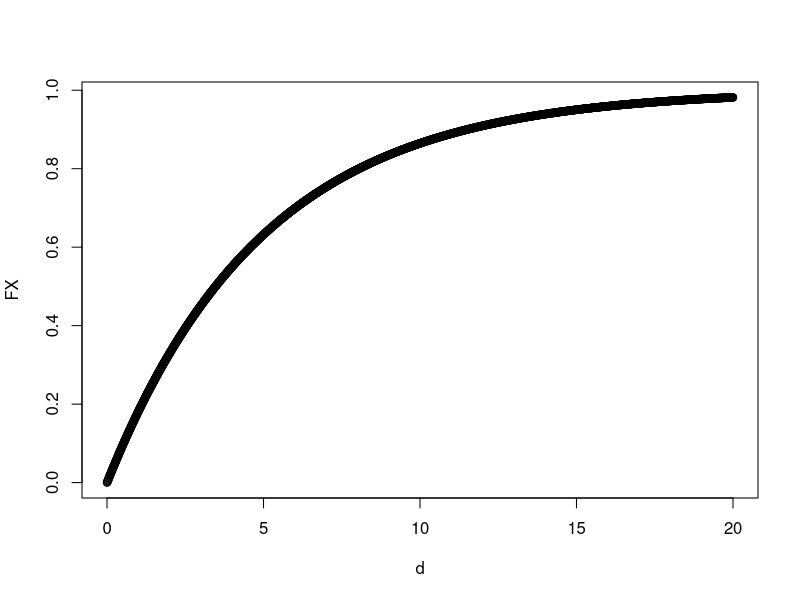
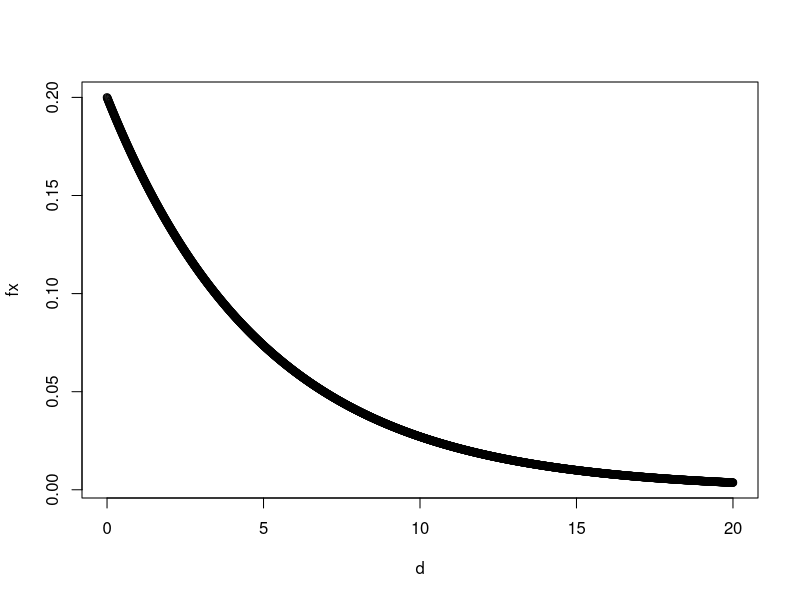
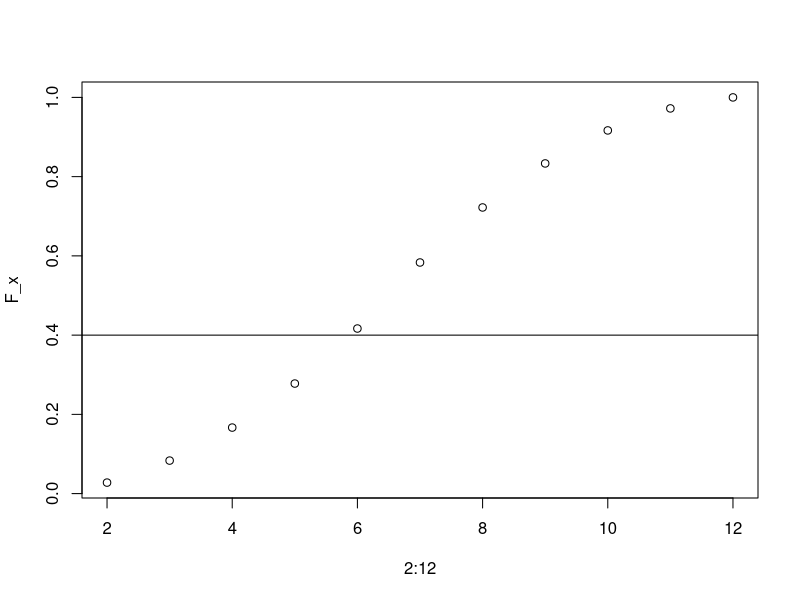
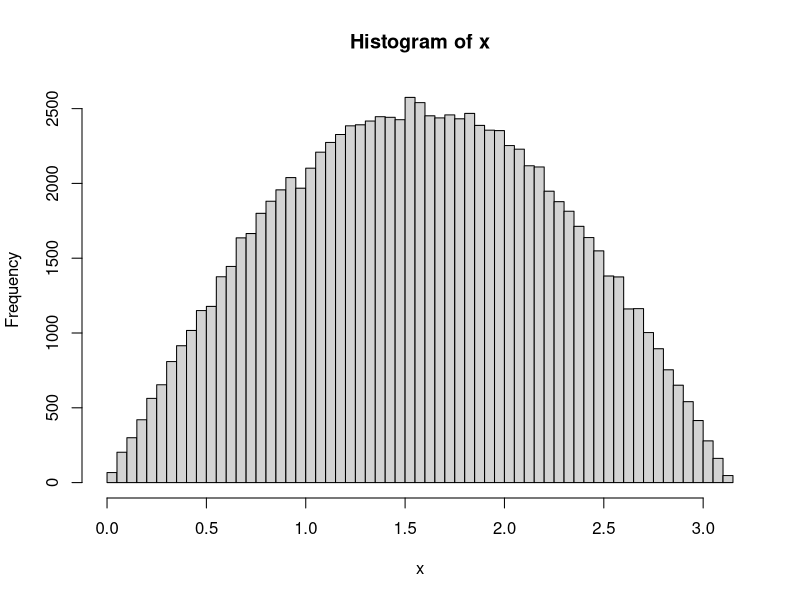
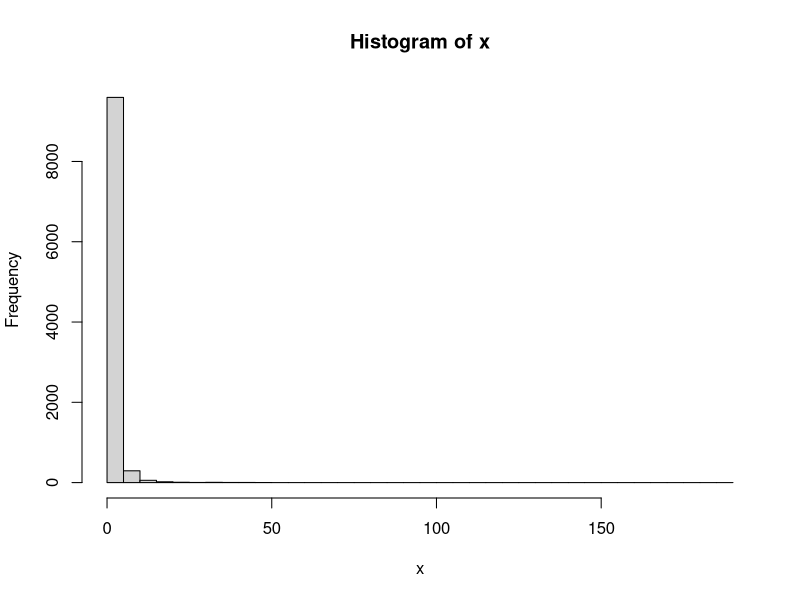
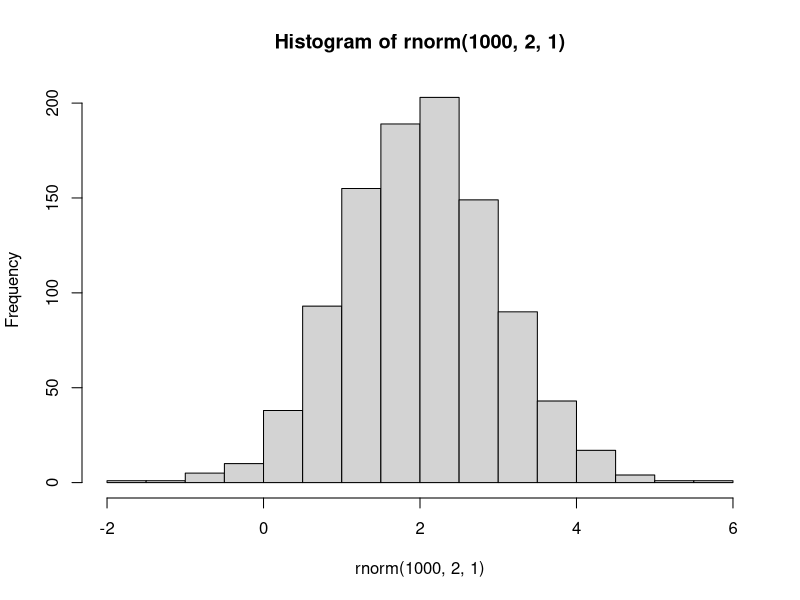
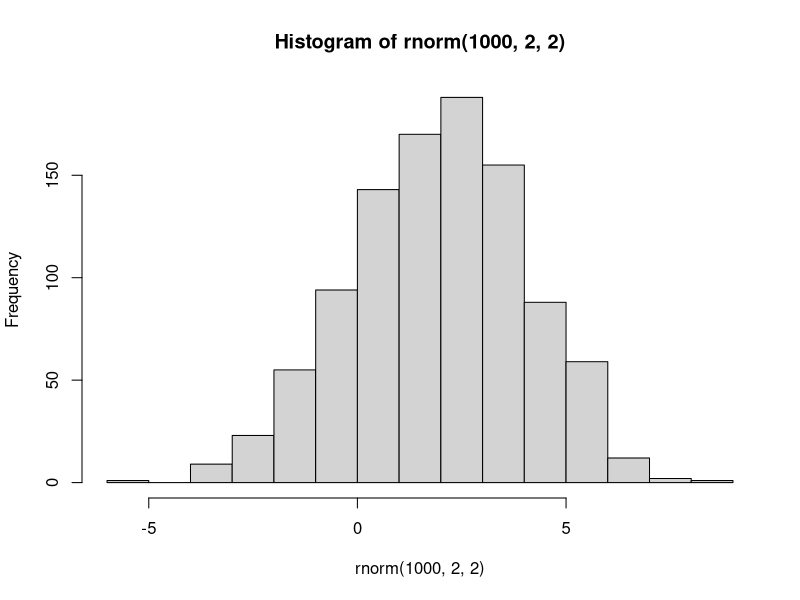
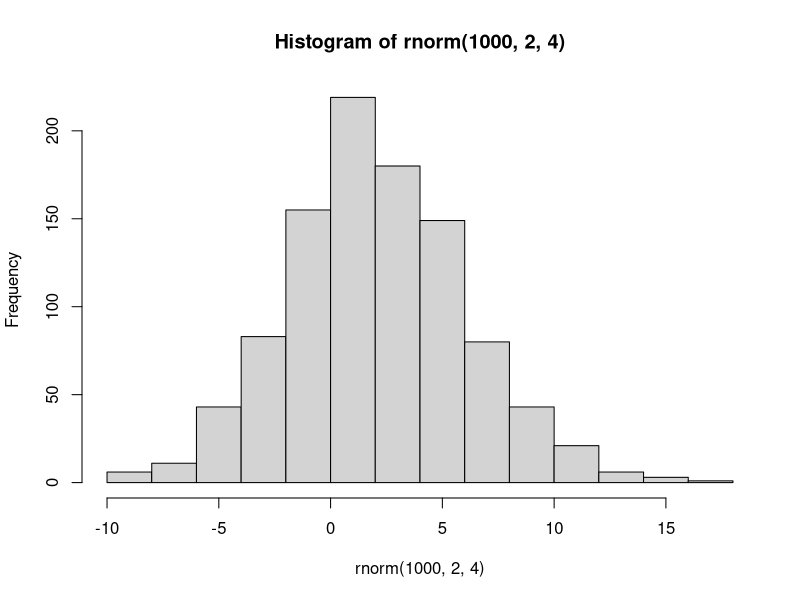

Generate these figures, in order, with R:
## Lezione 3 - Teoria delle distribuzioni

# Es. 1
# fare il grafico della funzione di ripartizione
d = seq(0,20,0.01)
lambda = 0.2;
FX = (1 - exp(-lambda*d))

plot(d,FX)

# fare il grafico della funzione di densità

fx = lambda*exp(-lambda*d)
plot(d,fx)

# Es. 4
si <- c(1:6, 5:1)

# mean
mu <- 0
for (i in 2:12){
  mu <- mu + i*si[i-1]/36
}

# variance
va <- 0
for (i in 2:12){
  va <- va + (i^2)*si[i-1]/36
}
va <- va - mu^2

# F_x
F_x <- c()
for (i in 2:12){
  F_x <- c(F_x,si[i-1]/36)
}
F_x = cumsum(F_x) 

plot(2:12,F_x)
abline(a = 0.4,b = 0)


# Es. 8
u <- runif(1e5,min = 0, max = 1) # hist(u)
x <- acos(1 - 2*u)
hist(x, 50)

mean(x) - pi/2


# Es. 9
lambda <- 2
u <- runif(1e4,min = 0, max = 1) # hist(u)
x <- u^(-1/lambda)
hist(x, 50)

mean(x)
lambda/ (lambda-1)

# R - Es. 1
hist(rnorm(1000, 2, 1))
hist(rnorm(1000, 2, 2))
hist(rnorm(1000, 2, 4))
hist(rnorm(1000, 2, 6))

# ii)
x = seq(-4,4,by = 0.01)
plot(x,dnorm(x,0,1),type="l")
points(x,dnorm(x,0,2),type="l",col="red")


# R - Es. 2
# i)
X = rnorm(1000, 2, 1)
Y = rnorm(1000, 2, 2)
mean(X + Y) # 2+2
var(X + Y)  # 1+2^2

# ii)
quantile(X,0.25)
quantile(X,0.5)
quantile(X,0.75) 
quantile(X) 

# iii)
# F_X(b) - F_X(a)
pnorm(5,2,1)- pnorm(-1,2,1)

# R - Es. 3
# i)
X = rnorm(10000, 2, 1)
Y = rnorm(10000, 2, 2) + X
mean(X + Y) # 2+4
var(X + Y) # 1^2 + 1^2 + 2^2 + 2*cov(X,Y)


# R - Es. 4
hist(rexp(1000, 1))
hist(rexp(1000, 3))
hist(rexp(1000, 9))
hist(rexp(1000, 10))

mean(rexp(1000, 2)) # 1 / lambda
var(rexp(1000, 2)) # 1 / lambda^2


